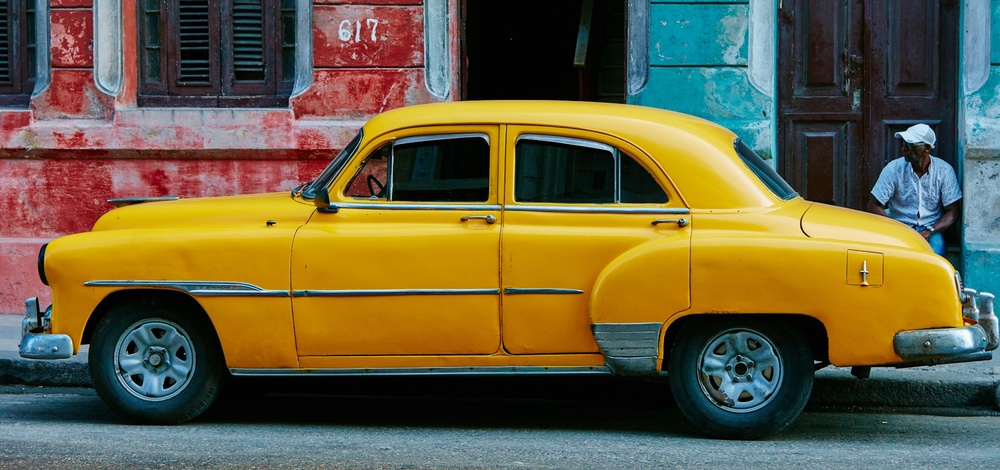
#> input picture 5th sem/PCV lab/Lab 2/image.jpg, 1000 x 470 px, shrunk from 1920 x 903 before the run
$ python two.py
#> lines starting #> are read from the running program, lines starting #| are printed output that depends on the picture
import cv2
import numpy as np

#read input image
img = cv2.imread('image.jpg')
#> img is the input picture: shape (470, 1000, 3); mean B, G, R 64.8, 96.1, 104.6


#perform log operation

c = 255 / np.log(1 + np.max(img))
#> c = 45.99
c = 20
log_img = c * (np.log(img + 1))
#> log_img: shape (470, 1000, 3) float16; 0.01% of the values are NaN or infinite; the others: min 0, max 110.9, mean 75.56

log_img = log_img.astype(np.uint8)
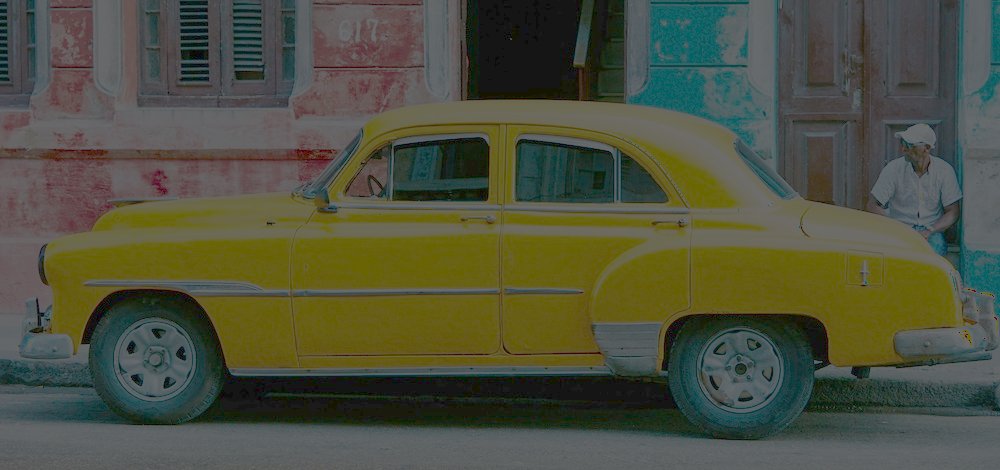
#> log_img: shape (470, 1000, 3); mean B, G, R 64.1, 82.2, 78.9

#display
cv2.imshow('gray image', img)
cv2.imshow('log image', log_img)

key = cv2.waitKey(0)
#> (key Esc is pressed here)

if key == ord('s'):
    cv2.imwrite('log_image.jpg', log_img)

cv2.destroyAllWindows()
